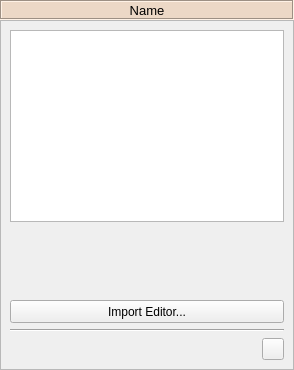
<?xml version="1.0" encoding="utf-8"?>
<!--
######################################################################################################################
# Copyright (C) 2017 - 2019 Spine project consortium
# This file is part of Spine Toolbox.
# Spine Toolbox is free software: you can redistribute it and/or modify it under the terms of the GNU Lesser General
# Public License as published by the Free Software Foundation, either version 3 of the License, or (at your option)
# any later version. This program is distributed in the hope that it will be useful, but WITHOUT ANY WARRANTY;
# without even the implied warranty of MERCHANTABILITY or FITNESS FOR A PARTICULAR PURPOSE. See the GNU Lesser General
# Public License for more details. You should have received a copy of the GNU Lesser General Public License along with
# this program. If not, see <http://www.gnu.org/licenses/>.
######################################################################################################################
-->
<ui version="4.0">
 <class>Form</class>
 <widget class="QWidget" name="Form">
  <property name="geometry">
   <rect>
    <x>0</x>
    <y>0</y>
    <width>294</width>
    <height>370</height>
   </rect>
  </property>
  <property name="windowTitle">
   <string>Form</string>
  </property>
  <layout class="QVBoxLayout" name="verticalLayout">
   <property name="spacing">
    <number>0</number>
   </property>
   <property name="leftMargin">
    <number>0</number>
   </property>
   <property name="topMargin">
    <number>0</number>
   </property>
   <property name="rightMargin">
    <number>0</number>
   </property>
   <property name="bottomMargin">
    <number>0</number>
   </property>
   <item>
    <widget class="QLabel" name="label_di_name">
     <property name="sizePolicy">
      <sizepolicy hsizetype="Preferred" vsizetype="Fixed">
       <horstretch>0</horstretch>
       <verstretch>0</verstretch>
      </sizepolicy>
     </property>
     <property name="minimumSize">
      <size>
       <width>0</width>
       <height>20</height>
      </size>
     </property>
     <property name="maximumSize">
      <size>
       <width>16777215</width>
       <height>20</height>
      </size>
     </property>
     <property name="font">
      <font>
       <pointsize>10</pointsize>
       <weight>50</weight>
       <bold>false</bold>
      </font>
     </property>
     <property name="styleSheet">
      <string notr="true">background-color: #ecd8c6;</string>
     </property>
     <property name="frameShape">
      <enum>QFrame::Box</enum>
     </property>
     <property name="frameShadow">
      <enum>QFrame::Sunken</enum>
     </property>
     <property name="text">
      <string>Name</string>
     </property>
     <property name="alignment">
      <set>Qt::AlignCenter</set>
     </property>
     <property name="wordWrap">
      <bool>true</bool>
     </property>
    </widget>
   </item>
   <item>
    <widget class="QScrollArea" name="scrollArea_6">
     <property name="widgetResizable">
      <bool>true</bool>
     </property>
     <widget class="QWidget" name="scrollAreaWidgetContents_5">
      <property name="geometry">
       <rect>
        <x>0</x>
        <y>0</y>
        <width>292</width>
        <height>348</height>
       </rect>
      </property>
      <layout class="QVBoxLayout" name="verticalLayout_21">
       <item>
        <widget class="QTreeView" name="treeView_data_interface_files">
         <property name="font">
          <font>
           <pointsize>10</pointsize>
          </font>
         </property>
         <property name="contextMenuPolicy">
          <enum>Qt::CustomContextMenu</enum>
         </property>
         <property name="textElideMode">
          <enum>Qt::ElideLeft</enum>
         </property>
         <property name="indentation">
          <number>5</number>
         </property>
         <property name="rootIsDecorated">
          <bool>false</bool>
         </property>
         <property name="uniformRowHeights">
          <bool>true</bool>
         </property>
        </widget>
       </item>
       <item>
        <spacer name="verticalSpacer">
         <property name="orientation">
          <enum>Qt::Vertical</enum>
         </property>
         <property name="sizeHint" stdset="0">
          <size>
           <width>20</width>
           <height>40</height>
          </size>
         </property>
        </spacer>
       </item>
       <item>
        <widget class="QPushButton" name="pushButton_import_editor">
         <property name="sizePolicy">
          <sizepolicy hsizetype="MinimumExpanding" vsizetype="Fixed">
           <horstretch>0</horstretch>
           <verstretch>0</verstretch>
          </sizepolicy>
         </property>
         <property name="minimumSize">
          <size>
           <width>75</width>
           <height>23</height>
          </size>
         </property>
         <property name="maximumSize">
          <size>
           <width>16777215</width>
           <height>23</height>
          </size>
         </property>
         <property name="toolTip">
          <string>&lt;html&gt;&lt;head/&gt;&lt;body&gt;&lt;p&gt;Open selected file in Import Editor&lt;/p&gt;&lt;/body&gt;&lt;/html&gt;</string>
         </property>
         <property name="text">
          <string>Import Editor...</string>
         </property>
        </widget>
       </item>
       <item>
        <widget class="Line" name="line_6">
         <property name="orientation">
          <enum>Qt::Horizontal</enum>
         </property>
        </widget>
       </item>
       <item>
        <layout class="QHBoxLayout" name="horizontalLayout_13">
         <item>
          <spacer name="horizontalSpacer_17">
           <property name="orientation">
            <enum>Qt::Horizontal</enum>
           </property>
           <property name="sizeHint" stdset="0">
            <size>
             <width>40</width>
             <height>20</height>
            </size>
           </property>
          </spacer>
         </item>
         <item>
          <widget class="QToolButton" name="toolButton_di_open_dir">
           <property name="sizePolicy">
            <sizepolicy hsizetype="Fixed" vsizetype="Fixed">
             <horstretch>0</horstretch>
             <verstretch>0</verstretch>
            </sizepolicy>
           </property>
           <property name="minimumSize">
            <size>
             <width>22</width>
             <height>22</height>
            </size>
           </property>
           <property name="maximumSize">
            <size>
             <width>22</width>
             <height>22</height>
            </size>
           </property>
           <property name="toolTip">
            <string>&lt;html&gt;&lt;head/&gt;&lt;body&gt;&lt;p&gt;Open this Data Connection's project directory in file browser&lt;/p&gt;&lt;/body&gt;&lt;/html&gt;</string>
           </property>
           <property name="icon">
            <iconset resource="../../../ui/resources/resources_icons.qrc">
             <normaloff>:/icons/menu_icons/folder-open-solid.svg</normaloff>:/icons/menu_icons/folder-open-solid.svg</iconset>
           </property>
          </widget>
         </item>
        </layout>
       </item>
      </layout>
     </widget>
    </widget>
   </item>
  </layout>
 </widget>
 <resources>
  <include location="../../../ui/resources/resources_icons.qrc"/>
 </resources>
 <connections/>
</ui>
